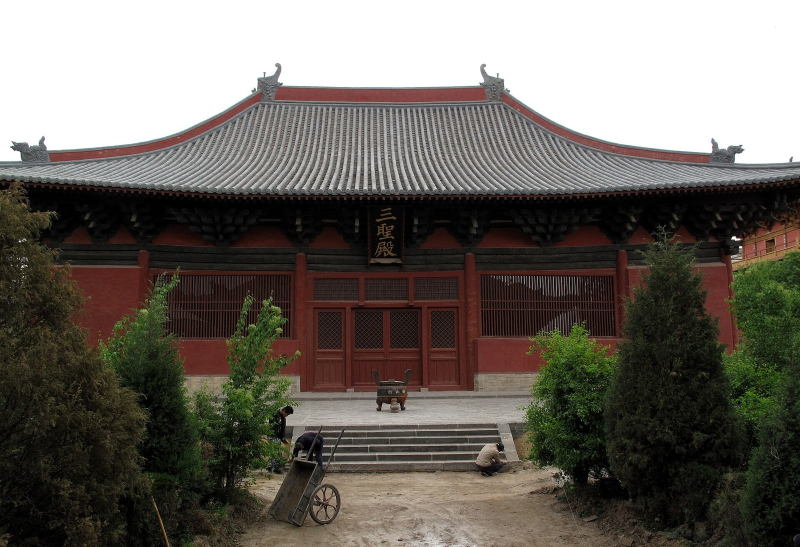
#> input picture march-aa-structure-view/assets/samples/sansheng.jpg, 1600 x 1093 px (shown at 1/2 size)
$ python -i make_photo_sheet.py   (imports and definitions only)
#> lines starting #> are read from the running program, lines starting #| are printed output that depends on the picture; after the words box and inside, x2 and y2 are one past the last pixel; in counts of white or black regions, pixels touching at a corner belong together
#> further down, picture is the input picture: PIL image 1600x1093 RGB; mean R, G, B 106.7, 101.6, 94.6
#!/usr/bin/env python3
"""把「原照片 + 成图」拼成 4:3 版式：上 35% 照片，下 65% 成图。"""
import argparse, sys
from pathlib import Path
from PIL import Image

W, H = 1800, 2400   # 竖版：高宽比 4:3
TOP = int(H * 0.35)


def cover(im, bw, bh):
    r = max(bw / im.width, bh / im.height)
    im = im.resize((max(bw, int(im.width * r)), max(bh, int(im.height * r))), Image.LANCZOS)
    x = (im.width - bw) // 2
    y = (im.height - bh) // 2
    return im.crop((x, y, x + bw, y + bh))


def fit(im, bw, bh):
    r = min(bw / im.width, bh / im.height)
    return im.resize((max(1, int(im.width * r)), max(1, int(im.height * r))), Image.LANCZOS)


def trim(im, pad=8):
#> called with pad = 8
    bg = Image.new('RGB', im.size, im.getpixel((2, 2)))
#> bg: PIL image 1600x1093 RGB; every value is 255
    from PIL import ImageChops
    d = ImageChops.difference(im, bg).convert('L').point(lambda v: 255 if v > 10 else 0)
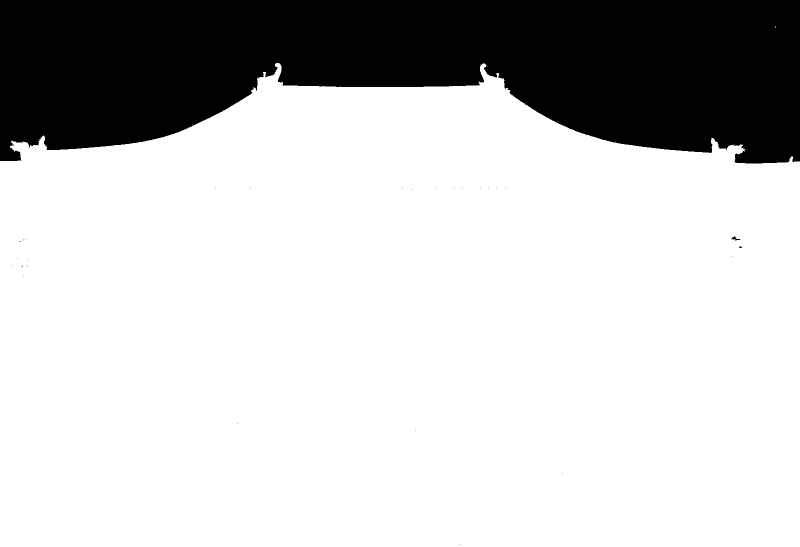
#> d: PIL image 1600x1093 L (shown at 1/2 size); 77.8% white; 29 black regions (27 under 20 px), largest, box (x1, y1, x2, y2) and area: (0, 0, 1600, 327) 388997, (1462, 473, 1481, 481) 61
    b = d.getbbox()
#> b = (0, 53, 1600, 1093)
    return im.crop(b) if b else im
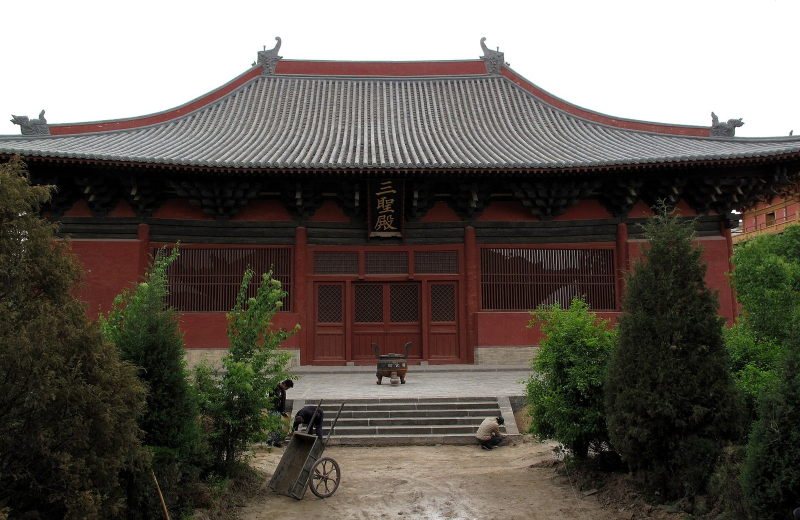
#> returned value: PIL image 1600x1040 RGB (shown at 1/2 size); mean R, G, B 99.2, 93.8, 86.4


def main():
    ap = argparse.ArgumentParser()
    ap.add_argument('--photo', required=True)
    ap.add_argument('--plate', required=True)
    ap.add_argument('--out', required=True)
    ap.add_argument('--fill-photo', action='store_true',
                    help='照片铺满上带（会裁掉上下），默认不裁剪')
    a = ap.parse_args()
    paper = (250, 247, 242)
    canvas = Image.new('RGB', (W, H), paper)
    _ph = Image.open(a.photo).convert('RGB')
    ph = cover(_ph, W, TOP) if a.fill_photo else fit(_ph, W, TOP)
    canvas.paste(ph, ((W - ph.width) // 2, max(0, (TOP - ph.height) // 2)))
    pl = trim(Image.open(a.plate).convert('RGB'))
    pl = fit(pl, int(W * 0.98), int((H - TOP) * 0.98))
    canvas.paste(pl, ((W - pl.width) // 2, TOP + max(0, (H - TOP - pl.height) // 2)))
    Path(a.out).parent.mkdir(parents=True, exist_ok=True)
    canvas.save(a.out)
    print('saved:', a.out, canvas.size)


# [2 lines not run here, left out]

>>> from PIL import Image
>>> picture = Image.open('../assets/samples/sansheng.jpg')
>>> result = trim(picture)
